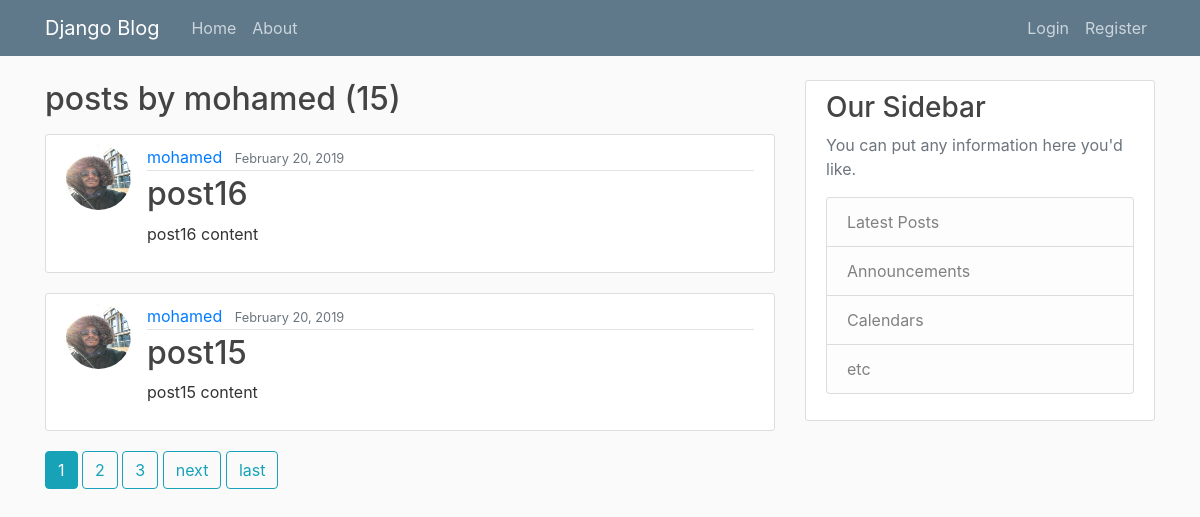
Before: /user/mohamed with the older database file.
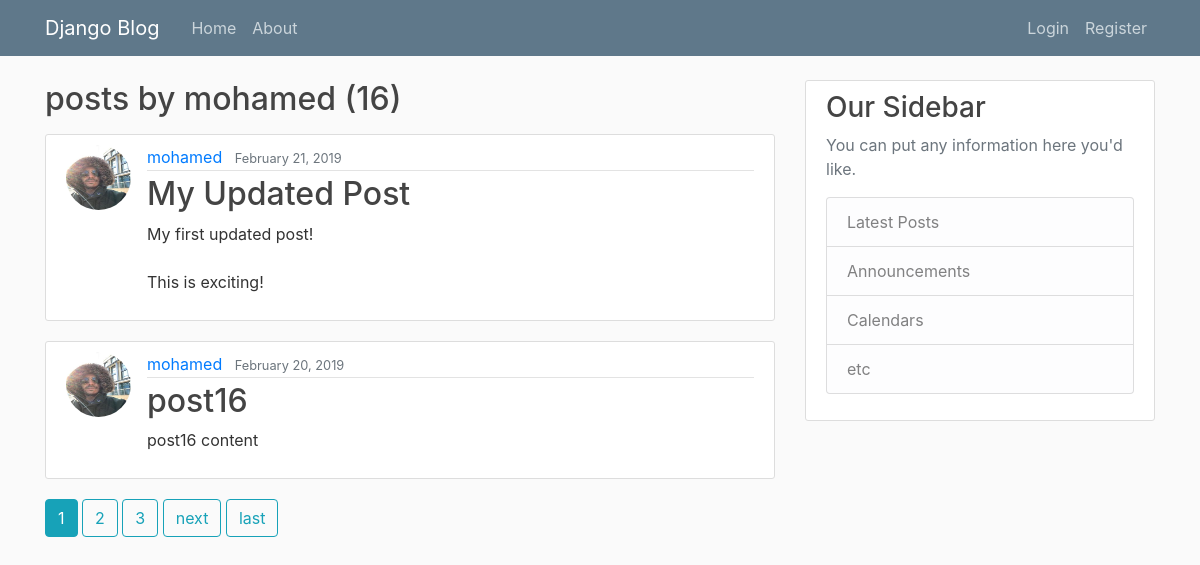
After: the same page with the newer database file.
### blog/models.py (models this page shows, shortened)
class Post(models.Model):
    title = models.CharField(max_length=100)
    content = models.TextField()
    date_posted = models.DateTimeField(default=timezone.now)
    author = models.ForeignKey(User, on_delete=models.CASCADE)

### users/models.py (models this page shows, shortened)
class Profile(models.Model):
    user = models.OneToOneField(User, on_delete=models.CASCADE)
    image = models.ImageField(default='default.jpg', upload_to='profile_pics')

### blog/views.py (the view)
# urls.py: path('user/<str:username>', UserPostListView.as_view(), name='user-posts'),
class UserPostListView(ListView):
    model = Post
    template_name = 'blog/user_posts.html'  # <app>/<model>_<viewtype>.html
    context_object_name = 'posts'
    paginate_by = 2
    def get_queryset(self):
        user = get_object_or_404(User, username=self.kwargs.get('username'))
        return Post.objects.filter(author=user).order_by('-date_posted')

### blog/templates/blog/user_posts.html (shortened to what this page needs)
{% extends "blog/base.html" %}
{% block content %}
    <h2 class="mb-3">posts by {{ view.kwargs.username }} ({{ page_obj.paginator.count }})</h2>
    {% for post in posts %}
        <article class="media content-section">
          <img src="{{ post.author.profile.image.url }}" class="rounded-circle article-img">
          <div class="media-body">
            <div class="article-metadata">
              <a class="mr-2" href="{% url 'user-posts' post.author.username %}">{{ post.author }}</a>
              <small class="text-muted">{{ post.date_posted|date:"F d, Y" }}</small>
            </div>
            <h2><a class="article-title" href="{% url 'post-detail' post.id %}">{{ post.title }}</a></h2>
            <p class="article-content">{{ post.content }}</p>
          </div>
        </article>
    {% endfor %}
    {% if is_paginated %}
      {% for num in page_obj.paginator.page_range %}
        {% if page_obj.number == num %}
          <a href="?page={{ num }}" class="btn btn-info mb-4">{{ num }}</a>
        {% elif num > page_obj.number|add:'-3' and num < page_obj.number|add:'3' %}
          <a href="?page={{ num }}" class="btn btn-outline-info mb-4">{{ num }}</a>
        {% endif %}
      {% endfor %}
      {% if page_obj.has_next %}
        <a href="?page={{ page_obj.next_page_number }}" class="btn btn-outline-info mb-4">next</a>
        <a href="?page={{ page_obj.paginator.num_pages }}" class="btn btn-outline-info mb-4">last</a>
      {% endif %}
    {% endif %}
{% endblock content %}

### blog/templates/blog/base.html (shortened to what this page needs)
{% load static %}
<!DOCTYPE html>
<html>
    <head>
        <link rel="stylesheet" href="https://stackpath.bootstrapcdn.com/bootstrap/4.3.1/css/bootstrap.min.css">
        <link rel="stylesheet" href="{% static 'blog/main.css' %}" type="text/css">
    </head>
    <body>
        <header class="site-header">
          <nav class="navbar navbar-expand-md navbar-dark bg-steel fixed-top">
            <div class="container">
              <a class="navbar-brand mr-4" href="{% url 'blog-home' %}">Django Blog</a>
              <div class="collapse navbar-collapse" id="navbarToggle">
                <div class="navbar-nav mr-auto">
                  <a class="nav-item nav-link" href="{% url 'blog-home' %}">Home</a>
                  <a class="nav-item nav-link" href="{% url 'blog-about' %}">About</a>
                </div>
                <div class="navbar-nav">
                  {% if user.is_authenticated %}
                    <a class="nav-item nav-link" href="{% url 'post-create' %}">New Post</a>
                    <a class="nav-item nav-link" href="{% url 'profile' %}">Profile</a>
                    <a class="nav-item nav-link" href="{% url 'logout' %}">Logout</a>
                  {% else %}
                    <a class="nav-item nav-link" href="{% url 'login' %}">Login</a>
                    <a class="nav-item nav-link" href="{% url 'register' %}">Register</a>
                  {% endif %}
                </div>
              </div>
            </div>
          </nav>
    </header>
        <main role="main" class="container">
          <div class="row">
            <div class="col-md-8">
              {% block content %}{% endblock %}
            </div>
            <div class="col-md-4">
              <div class="content-section">
                <h3>Our Sidebar</h3>
                <p class='text-muted'>You can put any information here you'd like.
                  <ul class="list-group">
                    <li class="list-group-item list-group-item-light">Latest Posts</li>
                    <li class="list-group-item list-group-item-light">Announcements</li>
                    <li class="list-group-item list-group-item-light">Calendars</li>
                    <li class="list-group-item list-group-item-light">etc</li>
                  </ul>
                </p>
              </div>
            </div>
          </div>
        </main>
    </body>
</html>

### blog/static/blog/main.css (style rules this page uses)
body { background: #fafafa; color: #333333; margin-top: 5rem; }
h1, h2, h3, h4, h5, h6 { color: #444444; }
ul { margin: 0; }
.bg-steel { background-color: #5f788a; }
.site-header .navbar-nav .nav-link { color: #cbd5db; }
.content-section { background: #ffffff; padding: 10px 20px; border: 1px solid #dddddd; border-radius: 3px; margin-bottom: 20px; }
.article-title { color: #444444; }
.article-content { white-space: pre-line; }
.article-img { height: 65px; width: 65px; margin-right: 16px; }
.article-metadata { padding-bottom: 1px; margin-bottom: 4px; border-bottom: 1px solid #e3e3e3 }

Changed rows visible on the page:
no longer on this page (row unchanged): Post: author.profile.image (picture), author "mohamed", date_posted "February 20, 2019", title "post15", content "post15 content"
added Post: author.profile.image (picture), author "mohamed", date_posted "February 21, 2019", title "My Updated Post", content "My first updated post! This is exciting!"
Other visible differences:
{{ page_obj.paginator.count }}: "15" → "16"
